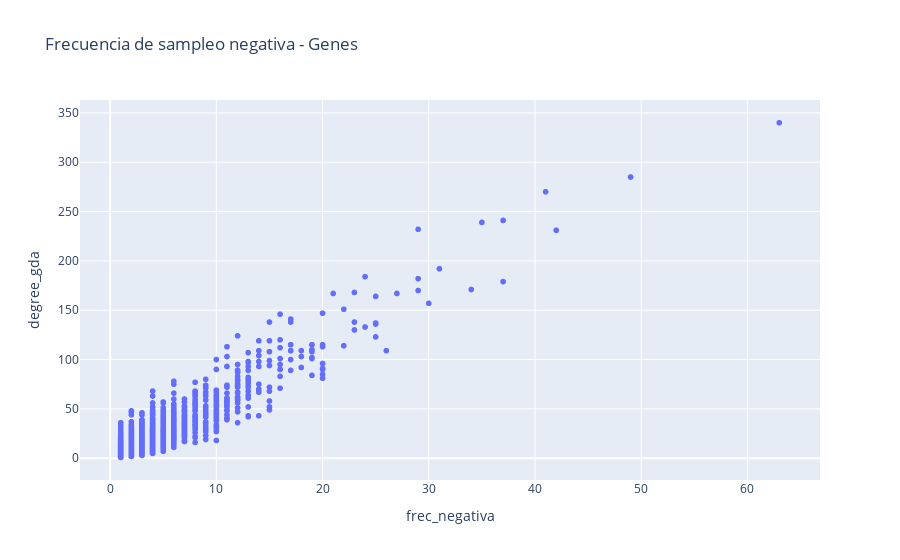

Notebook code cell kept with this figure:
### Code cell
fig = px.scatter(frec_negativa_gene_df,"frec_negativa","degree_gda",title="Frecuencia de sampleo negativa - Genes")
fig.show()

### Figure 1 — Plotly figure (JSON) as saved in the notebook; plotly's stock layout.template omitted (floating-point values rounded to 4 significant figures; data arrays with more than 128 entries replaced by an {"elided": "..."} marker saying what was removed)
{"data": [{"hovertemplate": "frec_negativa=%{x}<br>degree_gda=%{y}<extra></extra>", "legendgroup": "", "marker": {"color": "#636efa", "symbol": "circle"}, "mode": "markers", "name": "", "showlegend": false, "type": "scattergl", "x": {"elided": "5158 int values"}, "xaxis": "x", "y": {"elided": "5158 int values"}, "yaxis": "y"}], "layout": {"legend": {"tracegroupgap": 0}, "title": {"text": "Frecuencia de sampleo negativa - Genes"}, "xaxis": {"anchor": "y", "domain": [0, 1], "title": {"text": "frec_negativa"}}, "yaxis": {"anchor": "x", "domain": [0, 1], "title": {"text": "degree_gda"}}}}
